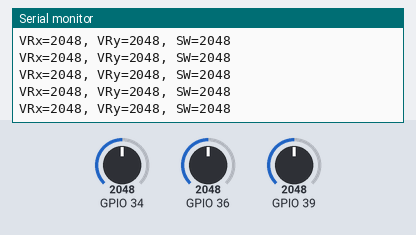
Bench run of a sketch on a simulated ESP32. Shown: the last lines printed to the serial monitor. Inputs (shaded band) come from the test bench; at power-on: GPIO 34 = 2048, GPIO 36 = 2048, GPIO 39 = 2048.

Above: at 1.2 s.
1.3 s: GPIO 34 set to 2866
At 1.31 s:
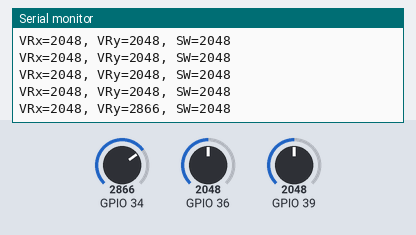
2.8 s: GPIO 36 set to 2866
At 2.82 s:
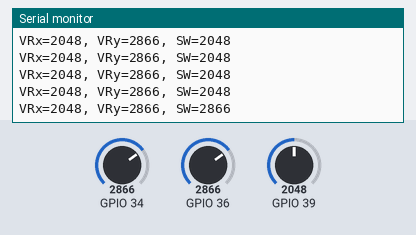
4.3 s: GPIO 39 set to 2866
At 4.33 s:
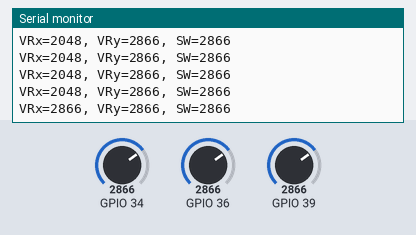
5.8 s: GPIO 34 set to 3603
At 5.84 s:
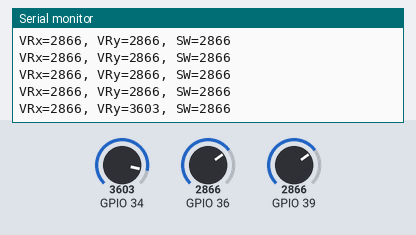
7.3 s: GPIO 36 set to 3603
At 7.34 s:
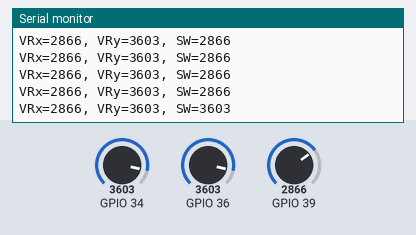
8.8 s: GPIO 39 set to 3603
At 8.85 s:
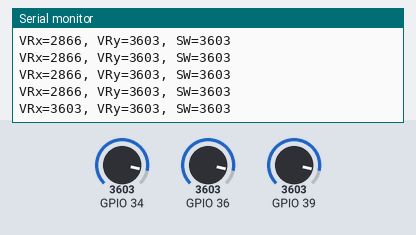
Timing chart, 0 to 11.3 s (numbered marks = the images above; inputs shaded):
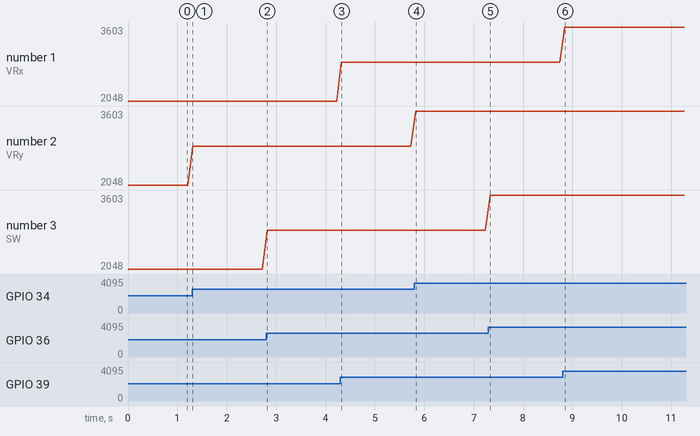

Measured:
- after the input at 1.3 s, the serial monitor: prints a new line at once (image 1)
- after the input at 2.8 s, the serial monitor: prints a new line at once (image 2)
- after the input at 4.3 s, the serial monitor: prints a new line at once (image 3)
- after the input at 5.8 s, the serial monitor: prints a new line at once (image 4)
- after the input at 7.3 s, the serial monitor: prints a new line at once (image 5)
- after the input at 8.8 s, the serial monitor: prints a new line after 0.05 s (image 6)
- plotted number 2: 2048 → 2866 after the input at 1.3 s, 2866 → 3603 after the input at 5.8 s

The sketch:

9control.ino
```cpp
void setup() {
    Serial.begin(9600);
}

void loop() {
    int vrx, vry, sw;
    sw = analogRead(36);
    vrx = analogRead(39);
    vry = analogRead(34);

    char buf[100];
    sprintf(buf, "VRx=%d, VRy=%d, SW=%d", vrx, vry, sw);
    Serial.println(buf);
    delay(100);
}
```
